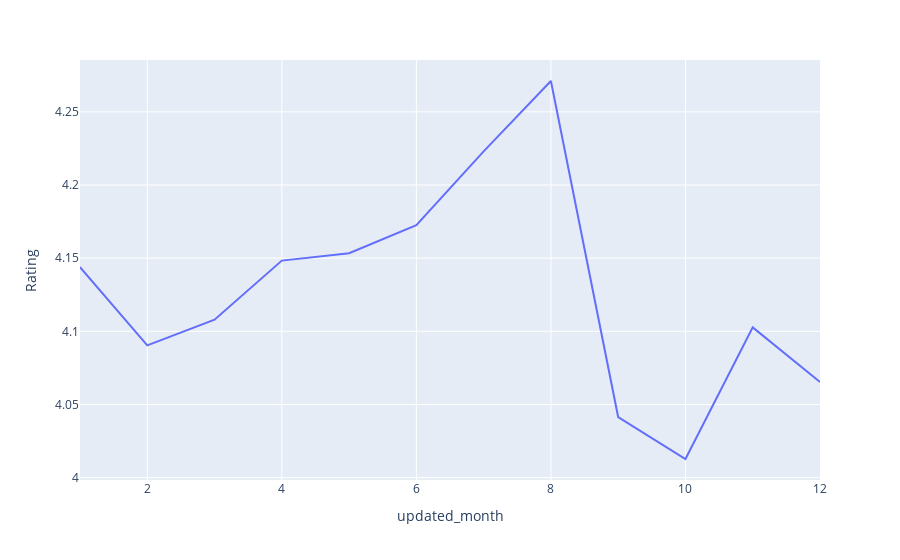

Write notebook code for a chart like this one.
### Code cell
#Prepare the plot
px.line(res, x="updated_month", y="Rating")

### Figure 1 — Plotly figure (JSON) as saved in the notebook; plotly's stock layout.template omitted (floating-point values rounded to 4 significant figures)
{"data": [{"hovertemplate": "updated_month=%{x}<br>Rating=%{y}<extra></extra>", "legendgroup": "", "line": {"color": "#636efa", "dash": "solid"}, "marker": {"symbol": "circle"}, "mode": "lines", "name": "", "orientation": "v", "showlegend": false, "type": "scatter", "x": [1, 2, 3, 4, 5, 6, 7, 8, 9, 10, 11, 12], "xaxis": "x", "y": [4.144, 4.09, 4.108, 4.148, 4.153, 4.173, 4.223, 4.271, 4.041, 4.013, 4.103, 4.065], "yaxis": "y"}], "layout": {"legend": {"tracegroupgap": 0}, "margin": {"t": 60}, "xaxis": {"anchor": "y", "domain": [0, 1], "title": {"text": "updated_month"}}, "yaxis": {"anchor": "x", "domain": [0, 1], "title": {"text": "Rating"}}}}
